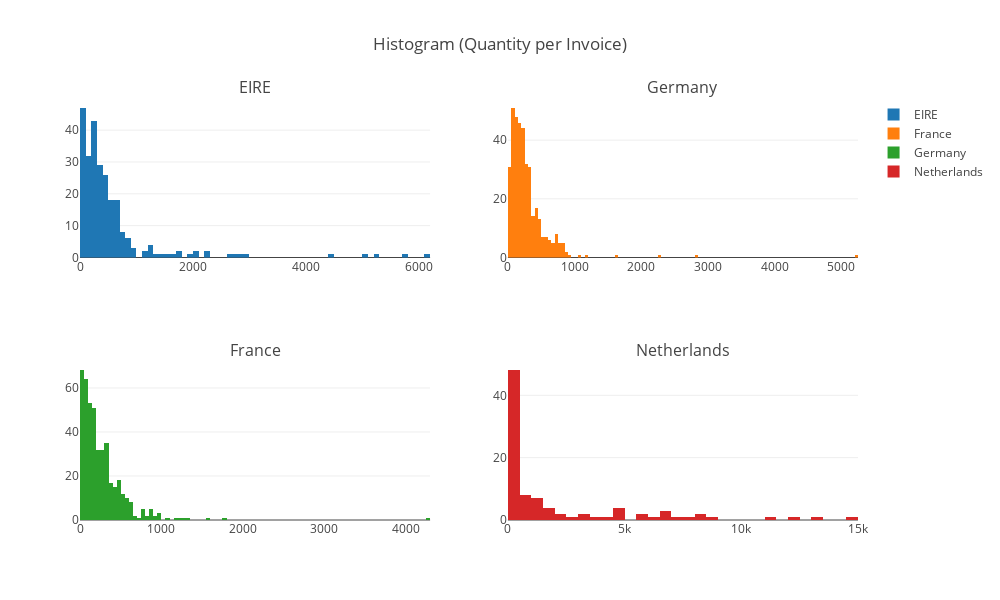

This figure's notebook cell:
### Code cell
# Traces
traces = [go.Histogram(x=qty_invc[country], name=country) for country in qty_invc.columns];

# Subplots
fig = tools.make_subplots(rows=2, cols=2, subplot_titles=tuple(countries), print_grid=False);
subplots = pd.MultiIndex.from_product([range(1,3), range(1,3)]);
for trace, subplot in zip(traces, subplots):
    fig.append_trace(trace, subplot[0], subplot[1]);

# Layout
fig['layout'].update(width=1000, height=600, title='Histogram (Quantity per Invoice)');

# Plot
py.iplot(fig);

### Figure 1 — Plotly figure (JSON) as saved in the notebook; plotly's stock layout.template omitted (floating-point values rounded to 4 significant figures; data arrays with more than 128 entries replaced by an {"elided": "..."} marker saying what was removed)
{"data": [{"name": "EIRE", "type": "histogram", "uid": "64becb40-515c-4db7-93d4-f6500ab0bf3c", "x": {"elided": "1171 int values"}, "xaxis": "x", "yaxis": "y"}, {"name": "France", "type": "histogram", "uid": "0cae7558-a1ab-45c9-84dc-b60eac85ad9d", "x": {"elided": "1171 int values"}, "xaxis": "x2", "yaxis": "y2"}, {"name": "Germany", "type": "histogram", "uid": "2c84ff65-a754-4863-a271-74e52312d3be", "x": {"elided": "1171 int values"}, "xaxis": "x3", "yaxis": "y3"}, {"name": "Netherlands", "type": "histogram", "uid": "34b27227-9dd1-4d3a-9ad6-a0400d393c03", "x": {"elided": "1171 int values"}, "xaxis": "x4", "yaxis": "y4"}], "layout": {"annotations": [{"font": {"size": 16}, "showarrow": false, "text": "EIRE", "x": 0.225, "xanchor": "center", "xref": "paper", "y": 1, "yanchor": "bottom", "yref": "paper"}, {"font": {"size": 16}, "showarrow": false, "text": "Germany", "x": 0.775, "xanchor": "center", "xref": "paper", "y": 1, "yanchor": "bottom", "yref": "paper"}, {"font": {"size": 16}, "showarrow": false, "text": "France", "x": 0.225, "xanchor": "center", "xref": "paper", "y": 0.375, "yanchor": "bottom", "yref": "paper"}, {"font": {"size": 16}, "showarrow": false, "text": "Netherlands", "x": 0.775, "xanchor": "center", "xref": "paper", "y": 0.375, "yanchor": "bottom", "yref": "paper"}], "height": 600, "title": {"text": "Histogram (Quantity per Invoice)"}, "width": 1000, "xaxis": {"anchor": "y", "domain": [0, 0.45]}, "xaxis2": {"anchor": "y2", "domain": [0.55, 1]}, "xaxis3": {"anchor": "y3", "domain": [0, 0.45]}, "xaxis4": {"anchor": "y4", "domain": [0.55, 1]}, "yaxis": {"anchor": "x", "domain": [0.625, 1]}, "yaxis2": {"anchor": "x2", "domain": [0.625, 1]}, "yaxis3": {"anchor": "x3", "domain": [0, 0.375]}, "yaxis4": {"anchor": "x4", "domain": [0, 0.375]}}}
